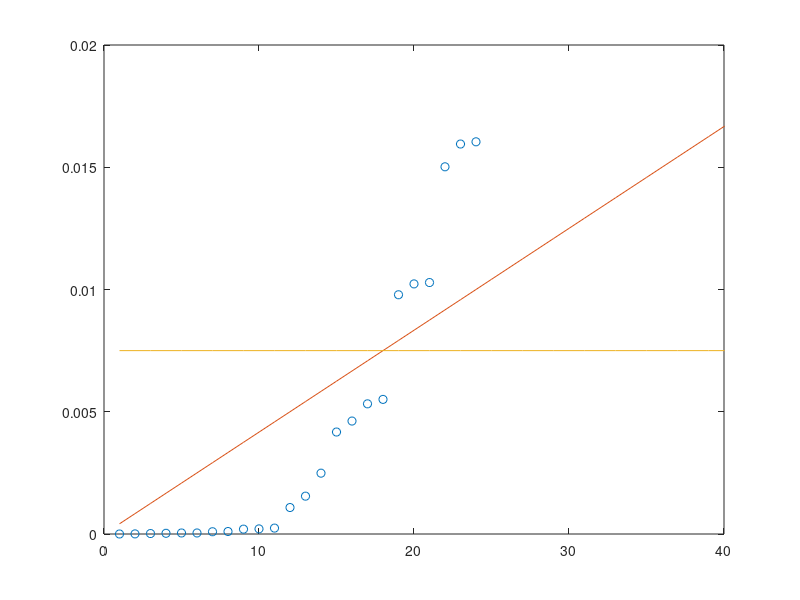

Write the MATLAB code that produced this figure.
clear all; close all; clc;      % Clear all workspaces

%Define acceptable false discovery rate & number of tests
q=.05; N=120;

% Create (or read in) data (i.e., z- or t-values)
Z=[normrnd(0,1,[1,100]),normrnd(3,1,[1,20])];

% Convert data to P values, rank order, and plot
P=1-normcdf(Z,0,1);
P_rank=sort(P);
i=1:120; plot(i,P_rank,'o'); hold on; 

% Plot criterion values
plot(i,q*i/N); axis([0 40 0 .02]); hold on;

% Find threshold
TT=0; nsig=0;
for j=1:N;
   if q*j/N > P_rank(j), nsig=nsig+1; TT=q*j/N; end;
end;

% Plot threshold
T=ones(1,N)*TT; plot(i,T);
nsig








